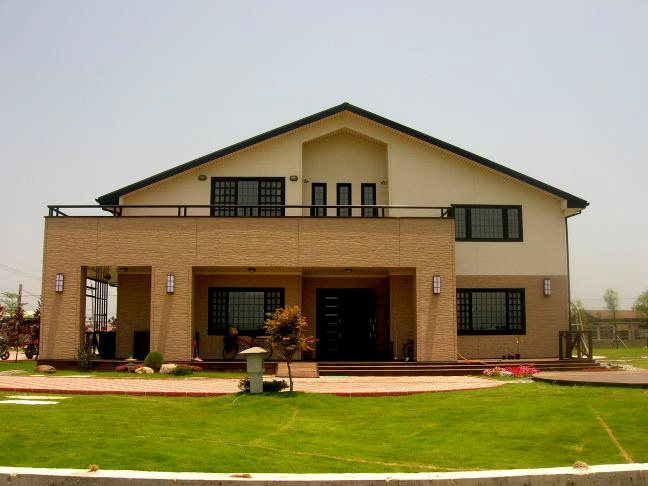
#> input picture MP2/images/house.jpg, 648 x 486 px, found by its file name
$ python Liang_Huey-Chii_a2_p2.py
#> lines starting #> are read from the running program, lines starting #| are printed output that depends on the picture; after the words box and inside, x2 and y2 are one past the last pixel; in counts of white or black regions, pixels touching at a corner belong together
# -*- coding: utf-8 -*-
"""
Created on Sun Oct 08 17:31:52 2023
@author: liang
"""
import cv2
import scipy
import skimage
import numpy as np
from matplotlib import pyplot as plt
from matplotlib.patches import Circle

def blob_construction(image, size=3, threshold=0.02, initial=2, factor=1.25, level=15, sigma=1, save=None):
    #%% preprocessing
    img_gray = cv2.cvtColor(image, cv2.COLOR_BGR2GRAY)
    img = np.float32(img_gray) / 255

    #%% find corner and show
    dst = cv2.cornerHarris(img, 2, 3, 0.04)
    mx = scipy.ndimage.maximum_filter(dst, size=size*2+1)
    dst_binary = (mx == dst) & (mx > threshold * np.max(dst))
    coord = np.array(np.where(dst_binary)).transpose()
    # [9 lines of commented-out code are left out]
    response = np.zeros((len(coord), level))
    for i in range(level):
        scale = initial * factor ** i
        img_d = skimage.transform.resize(img, (int(img.shape[0]/scale),int(img.shape[1]/scale)), anti_aliasing=True)
        img_f = sigma * sigma * scipy.ndimage.gaussian_laplace(img_d, sigma)
        img_u = skimage.transform.resize(img_f, (img.shape[0], img.shape[1]), anti_aliasing=True)
        for j in range(len(coord)):
            response[j,i] = np.power((img_u[coord[j,0],coord[j,1]]), 2)
    max_scales = initial * factor ** np.argmax(response, axis=1)

    #%% find orientation
    sobel_x = np.array([[-1,0,1], [-2,0,2], [-1,0,1]])
    sobel_y = np.array([[-1,-2,-1], [0,0,0], [1,2,1]])
    gradient_x = cv2.filter2D(img, -1, kernel=sobel_x)
    gradient_y = cv2.filter2D(img, -1, kernel=sobel_y)
    angles = np.arctan2(gradient_y, gradient_x)
    orientation = np.zeros(len(coord))
    for i in range(len(coord)):
        scale = int(max_scales[i] / 2)
        u = coord[i,0]-scale if coord[i,0]-scale >= 0 else 0
        d = coord[i,0]+scale+1 if coord[i,0]+scale+1 <= angles.shape[0] else angles.shape[0]
        l = coord[i,1]-scale if coord[i,1]-scale >= 0 else 0
        r = coord[i,1]+scale+1 if coord[i,1]+scale+1 <= angles.shape[1] else angles.shape[1]
        window = angles[u:d, l:r]
        hist = np.unique(window // (np.pi/12), return_counts=True)
        orientation[i] = hist[0][np.argmax(hist[1])] * (np.pi/12)

    #%% plot result
    fig, ax = plt.subplots(facecolor='#eeeeee', figsize=(20,15))
    ax.set_aspect('equal')
    ax.imshow(img_gray, cmap='gray')
    for x, y, r, o in zip(coord[:,1], coord[:,0], max_scales/2, orientation):
        ax.plot(x, y, 'gx', markersize=8, markeredgewidth=2)
        ax.add_patch(Circle((x, y), r, color='r', linewidth=3, fill=False))
        ax.arrow(x, y, 0.5*r*np.cos(o), 0.5*r*np.sin(o), color='b', width=1, head_width=3)
    plt.title('%i circles' % len(coord[:,1]), fontsize=40)
    plt.xlim([0, image.shape[1]])
    plt.ylim([image.shape[0], 0])
    plt.axis('off')
    plt.tight_layout()
    plt.show()
    if save != None:
        fig.savefig(save)

    #%%
    return

#%% show image
def show_image(img, title=None, save=None):
    fig, ax = plt.subplots(facecolor='#eeeeee', figsize=(20,15))
    ax.set_aspect('equal')
    ax.imshow(img[:,:,::-1])
    # ax.plot(int(img.shape[1]/2), int(img.shape[0]/2), 'ro', markeredgewidth=20) # check center
    if title != None:
        plt.title(title, fontsize=40)
    plt.axis('off')
    plt.tight_layout()
    if save != None:
        fig.savefig(save)
    return

#%% test
file = 'house.jpg'
# [4 lines of commented-out code are left out]

img_base = cv2.imread("C:/Users/liang/Desktop/images/" + file)
#> img_base is the input picture: shape (486, 648, 3); mean B, G, R 108.3, 143.2, 151.9
h, w = img_base.shape[0], img_base.shape[1]
#> h = 486; w = 648
img_sh_l = cv2.warpAffine(img_base, np.float32([[1,0,-int(0.2*w)], [0,1,0]]), (w,h))
img_sh_r = cv2.warpAffine(img_base, np.float32([[1,0,+int(0.2*w)], [0,1,0]]), (w,h))
img_ro_p = cv2.rotate(img_base, cv2.ROTATE_90_COUNTERCLOCKWISE)
img_ro_n = cv2.rotate(img_base, cv2.ROTATE_90_CLOCKWISE)
img_en_2 = cv2.warpAffine(img_base, np.float32([[2,0,-int(w/2)], [0,2,-int(h/2)]]), (w,h))

savepath = 'C:/Users/liang/Desktop/MP2_results/'
savename = []
savename.append(file[:-4] + ' - Base image' + '.jpg')
savename.append(file[:-4] + ' - Image shifted 20% to the left' + '.jpg')
savename.append(file[:-4] + ' - Image shifted 20% to the right' + '.jpg')
savename.append(file[:-4] + ' - Image rotated by 90 degrees counterclockwise' + '.jpg')
savename.append(file[:-4] + ' - Image rotated by 90 degrees clockwise' + '.jpg')
savename.append(file[:-4] + ' - Image enlarged by a factor of 2' + '.jpg')

show_image(img_base, save=savepath+savename[0])
show_image(img_sh_l, save=savepath+savename[1])
show_image(img_sh_r, save=savepath+savename[2])
show_image(img_ro_p, save=savepath+savename[3])
show_image(img_ro_n, save=savepath+savename[4])
show_image(img_en_2, save=savepath+savename[5])

blob_construction(img_base, size=3, threshold=0.02, initial=2, factor=1.25, level=15, sigma=1, save=savepath+'Blob - '+savename[0])
#> in blob_construction, `dst_binary = (mx == dst) & (mx > threshold * np.max(dst))`:
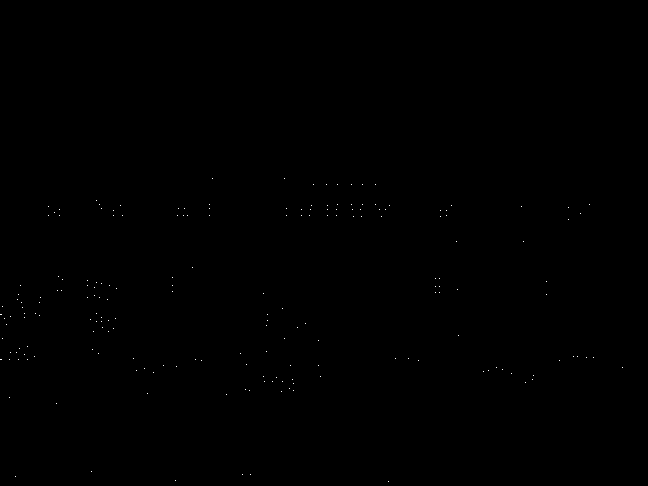
#> dst_binary: shape (486, 648) bool; 0.06% white in thin lines or dots, all inside (x1, y1, x2, y2) = (0, 178, 623, 482)
#> in blob_construction, `coord = np.array(np.where(dst_binary)).transpose()`: coord = 197 pairs, first value 178 to 481, second value 0 to 622
#> in blob_construction, `max_scales = initial * factor ** np.argmax(response, axis=1)`: max_scales = 197 values, max 45.47 at index 5, min 2 at index 1, mean 16.67
#> in blob_construction, `angles = np.arctan2(gradient_y, gradient_x)`:
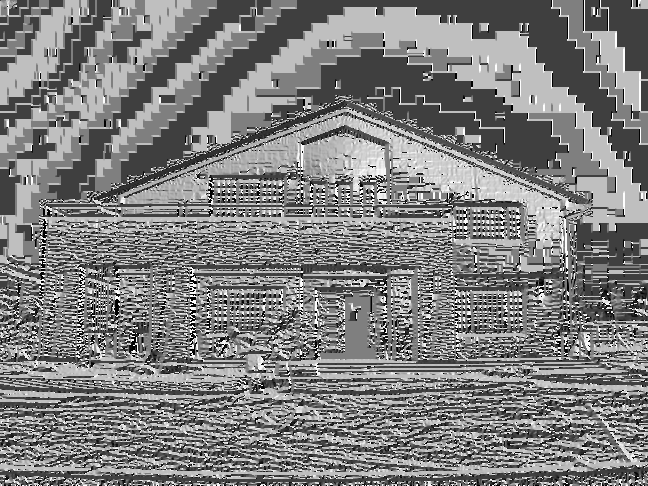
#> angles: shape (486, 648) float32; min -3.14, max 3.14, mean -0.0108; drawn with min black and max white
#> in blob_construction, `orientation = np.zeros(len(coord))`: orientation = 197 values from 0 to 0
#> the loop in blob_construction, `for i in range(len(coord)):` made 197 passes
#> (scale, u, d, l, r) on passes 1, 6, 8: (11, 167, 190, 201, 224), (22, 162, 207, 329, 374), (3, 181, 188, 372, 379)
#> pass 1, in blob_construction, `window = angles[u:d, l:r]`:
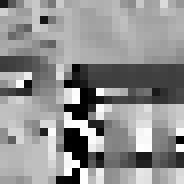
#> window: shape (23, 23) float32 (shown 8 times larger); min -3.14, max 3.14, mean 0.417; drawn with min black and max white
#> after the loop in blob_construction, `for i in range(len(coord)):`: orientation = 197 values, max 2.88 at index 64, min -3.14 at index 4, mean -0.691
#> the loop in blob_construction, `for x, y, r, o in zip(coord[:,1], coord[:,0], max_scales/2, orientatio..` made 197 passes
#> (x, y, r, o) on passes 1 to 3: (212, 178, 11.64, 1.05), (284, 178, 1, -0.262), (313, 184, 1, -1.83)
blob_construction(img_sh_l, size=3, threshold=0.02, initial=2, factor=1.25, level=15, sigma=1, save=savepath+'Blob - '+savename[1])
#> call 2 of blob_construction, with size = 3, threshold = 0.02, initial = 2, factor = 1.25, level = 15, sigma = 1
#> in blob_construction (call 2), `dst_binary = (mx == dst) & (mx > threshold * np.max(dst))`: dst_binary: shape (486, 648) bool; 0.04% white in thin lines or dots, all inside (x1, y1, x2, y2) = (4, 178, 519, 482)
#> in blob_construction (call 2), `coord = np.array(np.where(dst_binary)).transpose()`: coord = 123 pairs, first value 178 to 481, second value 4 to 518
#> in blob_construction (call 2), `max_scales = initial * factor ** np.argmax(response, axis=1)`: max_scales = 123 values, max 45.47 at index 3, min 2 at index 1, mean 15.14
#> in blob_construction (call 2), `sobel_x = np.array([[-1,0,1], [-2,0,2], [-1,0,1]])`: sobel_x = [[-1, 0, 1], [-2, 0, 2], [-1, 0, 1]]
#> in blob_construction (call 2), `sobel_y = np.array([[-1,-2,-1], [0,0,0], [1,2,1]])`: sobel_y = [[-1, -2, -1], [0, 0, 0], [1, 2, 1]]
#> in blob_construction (call 2), `angles = np.arctan2(gradient_y, gradient_x)`:
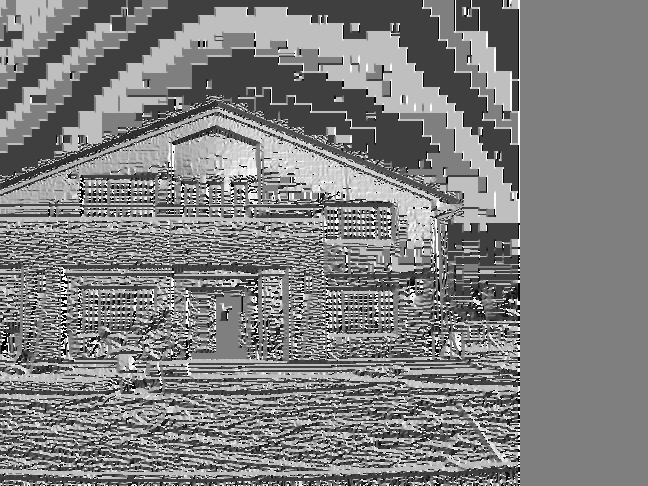
#> angles: shape (486, 648) float32; min -3.14, max 3.14, mean -0.0103; drawn with min black and max white
#> in blob_construction (call 2), `orientation = np.zeros(len(coord))`: orientation = 123 values from 0 to 0
#> the loop in blob_construction (call 2), `for i in range(len(coord)):` made 123 passes
#> (scale, u, d, l, r) on passes 1, 4, 6, 9, 10, 11, 12, 13, 14, 15, 16, 17: (11, 167, 190, 72, 95), (22, 162, 207, 175, 220), (22, 162, 207, 200, 245), (11, 193, 216, 69, 92), (7, 197, 212, 201, 216), (7, 197, 212, 215, 230), (7, 197, 212, 226, 241), (4, 200, 209, 242, 251), (22, 182, 227, 438, 483), (3, 202, 209, 179, 186), (7, 198, 213, 191, 206), (18, 187, 224, 304, 341)
#> (scale, u, d, l, r, hist) on passes 2, 3, 5, 7, 8, 20: (1, 177, 180, 154, 157, ([-6, -5, -4, -2, -1], [1, 1, 2, 1, 4])), (1, 183, 186, 183, 186, ([-12, -9, -8, -7, 2, 10, 12], [1, 1, 1, 3, 1, 1, 1])), (1, 183, 186, 207, 210, ([-12, -11, -10, -8, -7, 11], [3, 1, 2, 1, 1, 1])), (1, 183, 186, 232, 235, ([-12, -11, -10, -7, -6, -1], [2, 1, 2, 1, 2, 1])), (1, 183, 186, 245, 248, ([-6, -5, -4, -2, -1, 0], [1, 1, 1, 2, 3, 1])), (1, 207, 210, 48, 51, ([-12, 0, 4, 6, 7, 8, 11], [2, 1, 1, 1, 1, 2, 1]))
#> after the loop in blob_construction (call 2), `for i in range(len(coord)):`: orientation = 123 values, max 2.88 at index 51, min -3.14 at index 4, mean -0.37
#> the loop in blob_construction (call 2), `for x, y, r, o in zip(coord[:,1], coord[:,0], max_scales/2, orientatio..` made 123 passes
#> (x, y, r, o) on passes 1 to 12: (83, 178, 11.64, 1.05), (155, 178, 1, -0.262), (184, 184, 1, -1.83), (197, 184, 22.74, 1.57), (208, 184, 1.25, -3.14), (222, 184, 22.74, 1.57), (233, 184, 1, -3.14), (246, 184, 1.25, -0.262), (80, 204, 11.64, 1.57), (208, 204, 7.45, -3.14), (222, 204, 7.45, 1.31), (233, 204, 7.45, 1.31)
#> in blob_construction (call 2), `plt.show()`:
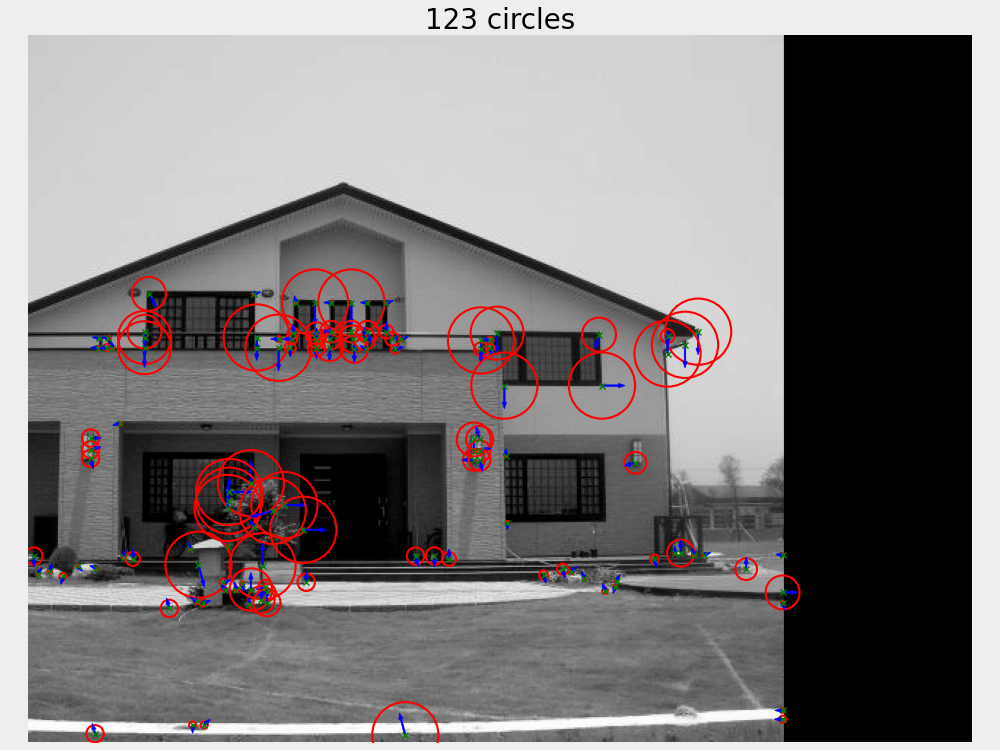
#> figure drawn by matplotlib, 1 panel
blob_construction(img_sh_r, size=3, threshold=0.02, initial=2, factor=1.25, level=15, sigma=1, save=savepath+'Blob - '+savename[2])
#> in blob_construction (call 3), `dst_binary = (mx == dst) & (mx > threshold * np.max(dst))`: dst_binary: shape (486, 648) bool; 0.05% white in thin lines or dots, all inside (x1, y1, x2, y2) = (130, 178, 641, 482)
#> in blob_construction (call 3), `coord = np.array(np.where(dst_binary)).transpose()`: coord = 165 pairs, first value 178 to 481, second value 130 to 640
#> the loop in blob_construction (call 3), `for i in range(level):` made 15 passes
#> pass 1, in blob_construction (call 3), `img_u = skimage.transform.resize(img_f, (img.shape[0], img.shape[1]), ..`:
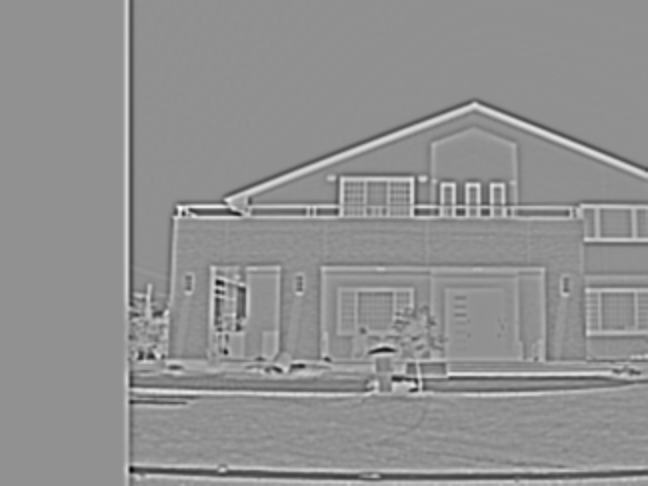
#> img_u: shape (486, 648) float32; min -0.302, max 0.229, mean -4.74e-05; drawn with min black and max white
#> pass 2, in blob_construction (call 3), `img_d = skimage.transform.resize(img, (int(img.shape[0]/scale),int(img..`:
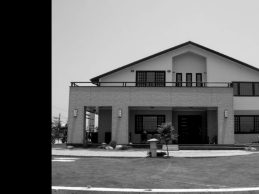
#> img_d: shape (194, 259) float32; min 0, max 0.99, mean 0.429
#> in blob_construction (call 3), `max_scales = initial * factor ** np.argmax(response, axis=1)`: max_scales = 165 values, max 45.47 at index 3, min 2 at index 1, mean 14.35
#> in blob_construction (call 3), `orientation = np.zeros(len(coord))`: orientation = 165 values from 0 to 0
#> the loop in blob_construction (call 3), `for i in range(len(coord)):` made 165 passes
#> (scale, u, d, l, r) on pass 1: (11, 167, 190, 330, 353)
#> the loop in blob_construction (call 3), `for x, y, r, o in zip(coord[:,1], coord[:,0], max_scales/2, orientatio..` made 165 passes
#> (x, y, r, o) on passes 1 to 3: (341, 178, 11.64, 1.05), (413, 178, 1, -0.262), (442, 184, 1, -1.83)
blob_construction(img_ro_p, size=3, threshold=0.02, initial=2, factor=1.25, level=15, sigma=1, save=savepath+'Blob - '+savename[3])
blob_construction(img_ro_n, size=3, threshold=0.02, initial=2, factor=1.25, level=15, sigma=1, save=savepath+'Blob - '+savename[4])
blob_construction(img_en_2, size=3, threshold=0.02, initial=2, factor=1.25, level=15, sigma=1, save=savepath+'Blob - '+savename[5])
